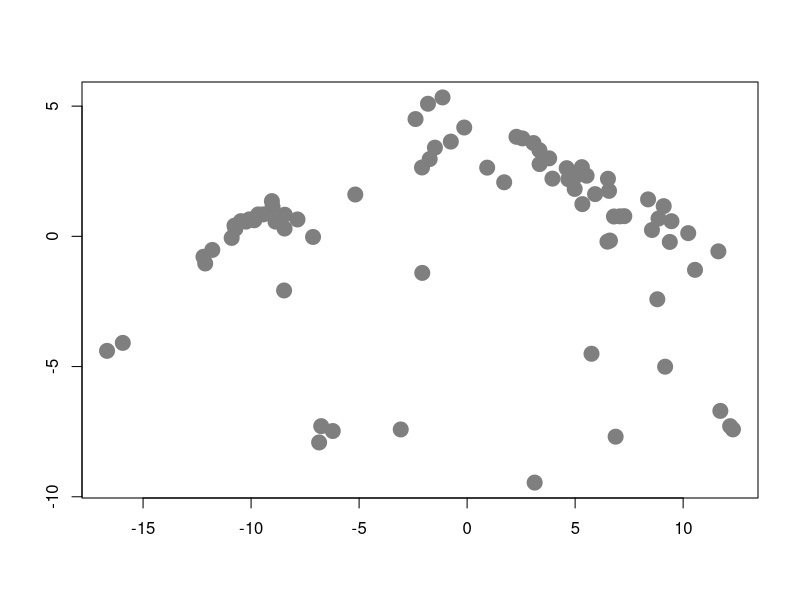
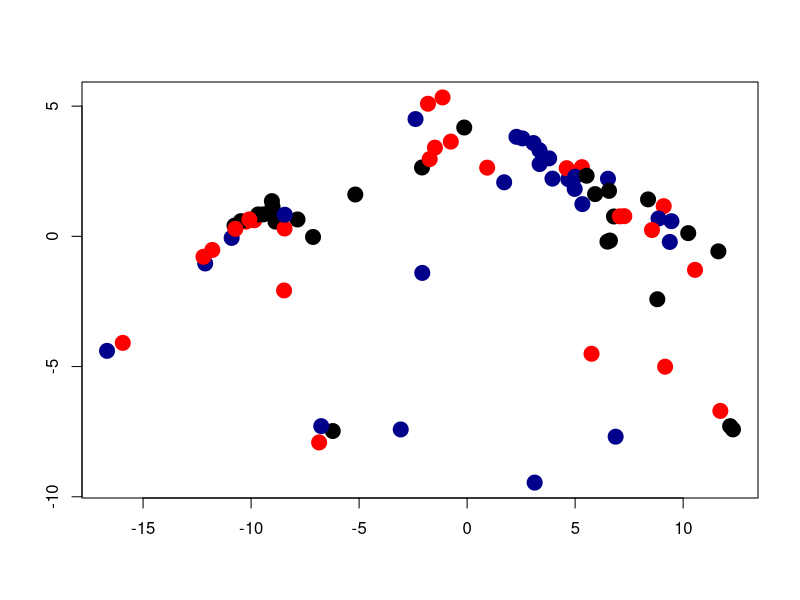
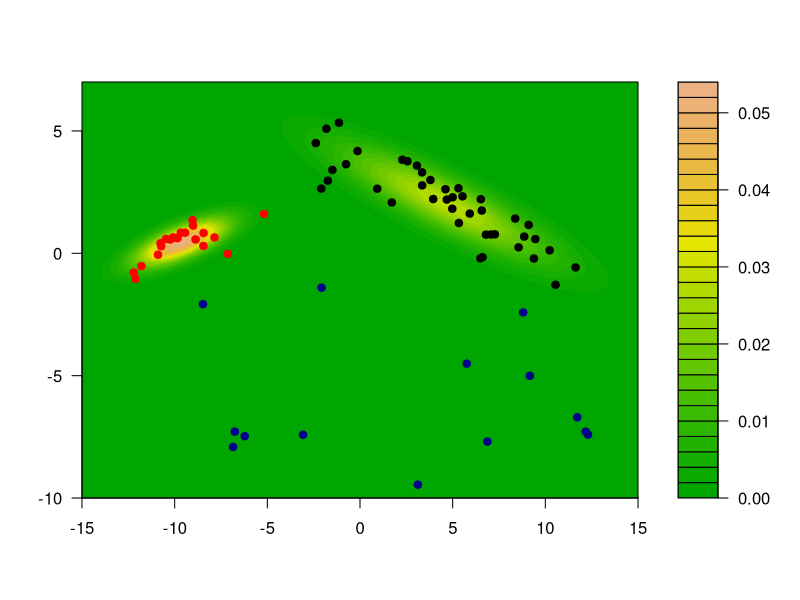
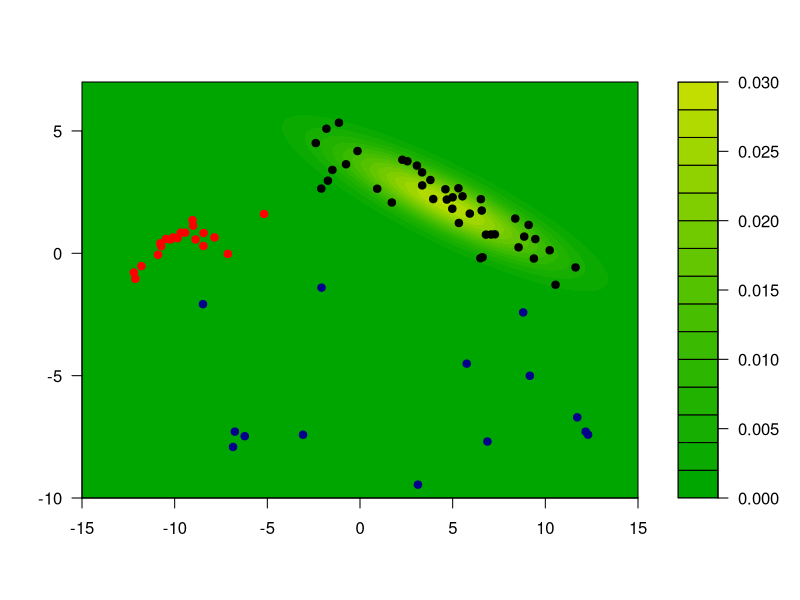
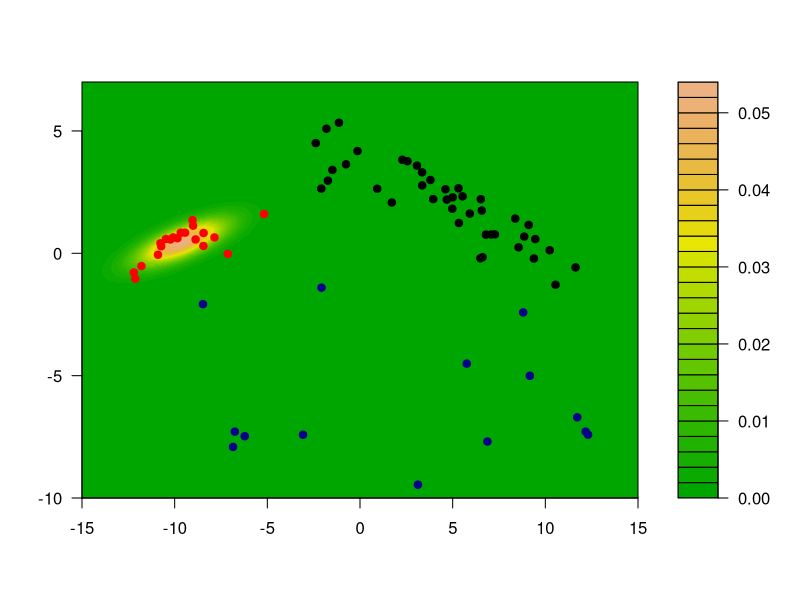
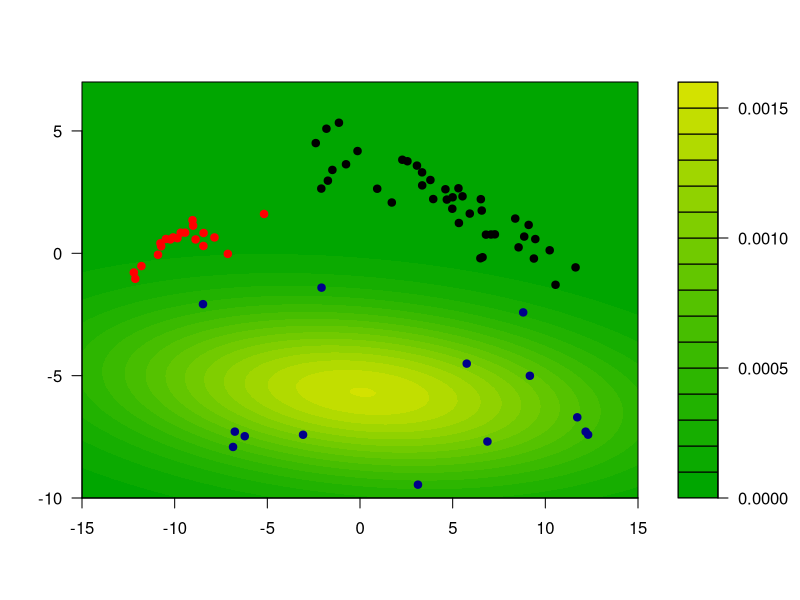
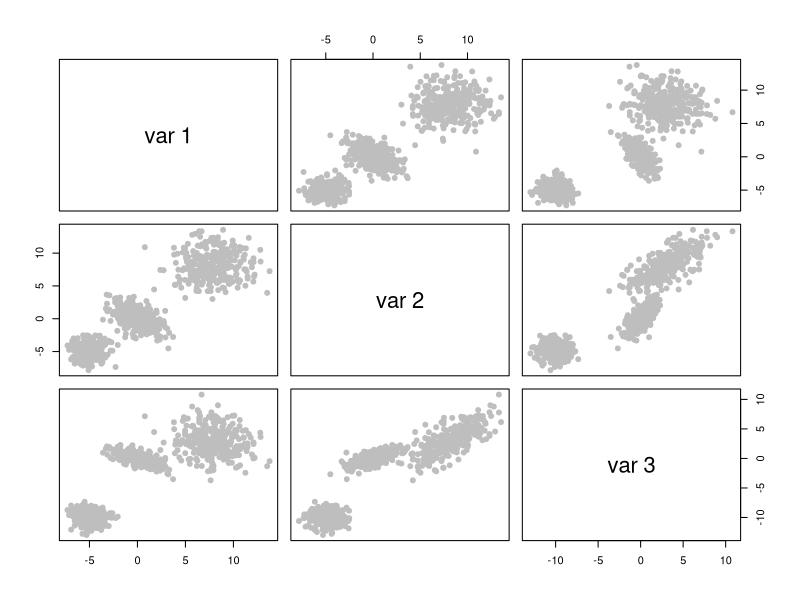
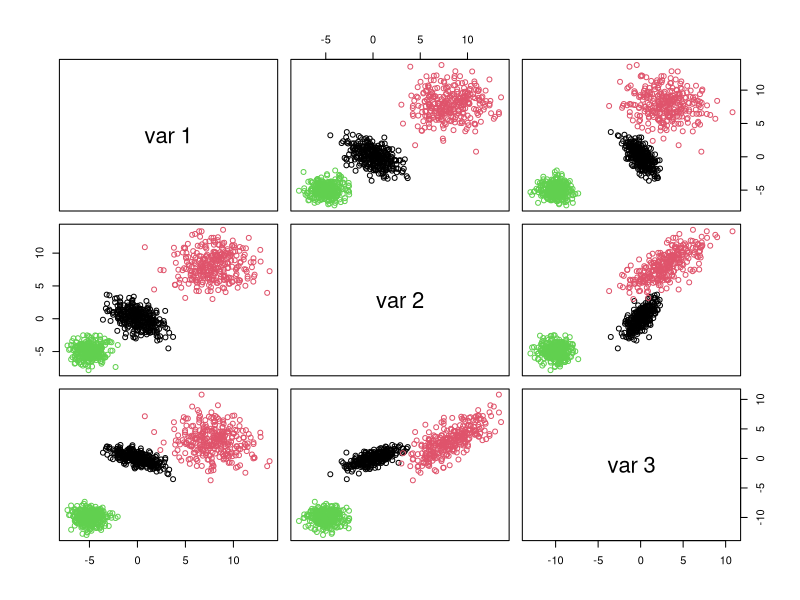

These charts were generated, in order, by the following R code:
## ---- chunk 1
knitr::opts_chunk$set(echo = TRUE, fig.width=6, fig.height=6,  
                      warning=FALSE, message=FALSE) #, eval = FALSE)
## ---- chunk 2
X <- read.table(file='../Lecture20/unvotes.csv', sep=',', row.names=1, header=TRUE)
# Compute pairwise distances and use MDS
dd <- dist(t(X))
tmp <- cmdscale(dd, k = 2)
## ---- chunk 3
plot(tmp, pch=19, col='gray50', cex=2, xlab='', ylab='')
## ---- chunk 4
k <- 3
n <- nrow(tmp)
set.seed(123456)
b <- sample( (1:n) %% k + 1 )
gammas <- matrix(0, n, k)
for(j in 1:k) gammas[b==j, j] <- 1
pis <- colSums(gammas) / n
mus <- sigmas <- vector('list', k)
for(j in 1:k) {
  mus[[j]] <- colSums( tmp * gammas[, j] ) / sum(gammas[, j])
  sigmas[[j]] <- t(tmp * gammas[, j]) %*% tmp / sum(gammas[, j])
}
## ---- chunk 5
plot(tmp[,1], tmp[,2], pch=19, cex=2, col=c('black', 'red', 'darkblue')[b], xlab='', ylab='')
## ---- chunk 6
library(mvtnorm)
niter <- 120
for(i in 1:niter) {
  # E step
  # compute posterior probabilites f(x_i, \theta^k)
  for(j in 1:k) gammas[,j] <- apply(tmp, 1, dmvnorm, mean=mus[[j]], sigma=sigmas[[j]])
  # multiply by probs of each class
  # f(x_i, \theta^k) * pi_k
  gammas <- gammas %*% diag(pis)
  # standardize: f(x_i, \theta^k) * pi_k / [ sum_s { f(x_i, \theta^s) * pi_s } ]
  gammas <- gammas / rowSums(gammas)
  # M step
  # the maximizers of the expected likelihood have
  # a closed form in the Gaussian case, they are 
  # just weighted means and covariance matrices
  for(j in 1:k) {
    mus[[j]] <- colSums( tmp * gammas[, j]) / sum(gammas[, j])
    tmp2 <- scale(tmp, scale=FALSE, center=mus[[j]])
    sigmas[[j]] <- t(tmp2 * gammas[, j]) %*% tmp2 / sum(gammas[, j])
  }
  # update pi's
  pis <- colSums(gammas) / n # n = sum(colSums(gammas))
}
## ---- chunk 7
# estimated groups 
emlab <- apply(gammas, 1, which.max)
# build a 100 x 100 grid
ngr <- 100
x1 <- seq(-15, 15, length=ngr)
x2 <- seq(-10, 7, length=ngr)
xx <- expand.grid(x1, x2)
# evaluate each density component on each grid point
m <- matrix(NA, ngr*ngr, k)
for(j in 1:k) m[,j] <- apply(xx, 1, dmvnorm, mean=mus[[j]], sigma=sigmas[[j]])
# apply weights
mm <- m %*% pis # apply(m, 1, max)
filled.contour(x1, x2, matrix(mm, ngr, ngr), col=terrain.colors(35),
               xlab='', ylab='',
               panel.last={
               points(tmp[,1], tmp[,2], pch=19, cex=1, col=c('black', 'red', 'darkblue')[emlab])
               }
               )
## ---- chunk 8
m2 <- m %*% diag(pis)
for(j in 1:k) 
  filled.contour(x1, x2, matrix(m2[,j], ngr, ngr), col=terrain.colors(35), xlab='', ylab='',
                 panel.last={
                   points(tmp[,1], tmp[,2], pch=19, cex=1, col=c('black', 'red', 'darkblue')[emlab])
                 }
  )
## ---- chunk 9
# sample size
n <- 300

# covariance matrices for two of the groups
s1 <- matrix(c(2, -1, -1, -1, 2, 1, -1, 1, 1), ncol=3, byrow=TRUE)
s2 <- matrix(c(4, 0, -1, 0, 4, 3, -1, 3, 5), ncol=3, byrow=TRUE)
s1.sqrt <- chol(s1)
s2.sqrt <- chol(s2)

# easy case, well separated groups
set.seed(31)
x1 <- matrix( rnorm(n*3), n, 3) %*% s1.sqrt
mu2 <- c(8, 8, 3)
x2 <- scale( matrix(rnorm(n*3), n, 3) %*% s2.sqrt, center=-mu2, scale=FALSE)
mu3 <- c(-5, -5, -10)
x3 <- scale( matrix(rnorm(n*3), n, 3), center=-mu3, scale=FALSE)
x <- rbind(x1, x2, x3)
## ---- chunk 10
pairs(x, col='gray', pch=19)
## ---- chunk 11
library(mclust)
# select the number of clusters using likelihood-base criterion
m <- Mclust(x)
# show the data, color-coded according to the groups found
pairs(x, col=m$class)
## ---- chunk 12
set.seed(31)
x1 <- matrix(rexp(n*3, rate=.2), n, 3)
mu2 <- c(10, 20, 20)
x2 <- scale( matrix(runif(n*3, min=-6, max=6), n, 3), center=-mu2, scale=FALSE)
mu3 <- c(-5, -5, -5)
x3 <- scale( matrix(rnorm(n*3, sd=3), n, 3), center=-mu3, scale=FALSE)
x.3 <- rbind(x1, x2, x3)

# run model-based clustering,
# select the number of clusters using likelihood-base criterion
m3 <- Mclust(x.3)

# show the data, colors according to groups found
pairs(x.3, col=m3$class)
## ---- chunk 13
plot(m3$BIC[,6], type='b', xlab='K', ylab='BIC', lwd=2, pch=19)
## ---- chunk 14
# run k-means with k = 2, 2, ..., 10
# to try to identify how many clusters are present
m3.l <- vector('list',10)
ss <- rep(0,10)
for(i in 2:10)
  ss[i] <- sum( ( m3.l[[i]] <- kmeans(x.3, centers=i, nstart=500) )$within )
plot(2:10, ss[-1], xlab='K', ylab='W_k', type='b', lwd=2, pch=19)
## ---- chunk 15
pairs(x.3, col=m3.l[[3]]$cluster)
## ---- chunk 16
m3.3 <- Mclust(x.3, G=3)
pairs(x.3, col=m3.3$class)
## ---- chunk 17
set.seed(31)
x1 <- matrix( rnorm(n*3,  mean=3), n, 3) %*% s1.sqrt
mu2 <- c(8, 8, 3)
x2 <- scale( matrix(rnorm(n*3), n, 3) %*% s2.sqrt, center=-mu2, scale=FALSE)
mu3 <- c(6, 6, -10)
x3 <- scale( matrix(rnorm(n*3), n, 3), center=-mu3, scale=FALSE)
x <- rbind(x1, x2, x3)
# non-normal "noise" features
x.4 <- cbind(x, matrix(runif(900*3, min=-15, max=15), 900, 3))
# normal "noise" features
x.5 <- cbind(x, matrix(rnorm(900*3, sd=10), 900, 3))
## ---- chunk 18
m4 <- Mclust(x.4)
m5 <- Mclust(x.5)
## ---- chunk 19
pairs(x.4[,1:3], col=m4$class, pch=19)
## ---- chunk 20
pairs(x.5[,1:3], col=m5$class, pch=19)
## ---- chunk 21
m4.3 <- Mclust(x.4, G=3)
m5.3 <- Mclust(x.5, G=3)
# it works well
pairs(x.4[,1:3], col=m4.3$class, pch=19)
pairs(x.5[,1:3], col=m5.3$class, pch=19)
## ---- chunk 22
m4.l <- vector('list',10)
ss <- rep(0,10)
for(i in 2:10)
  ss[i] <- sum( ( m4.l[[i]] <- kmeans(x.4, centers=i, nstart=100, iter.max=20) )$within )
plot(2:10, ss[-1], xlab='K', ylab='W_k', type='b', lwd=2, pch=19)
## ---- chunk 23
m5.l <- vector('list',10)
ss <- rep(0,10)
for(i in 2:10)
  ss[i] <- sum( ( m5.l[[i]] <- kmeans(x.5, centers=i, nstart=100, iter.max=20) )$within )
plot(2:10, ss[-1], xlab='K', ylab='W_k', type='b', lwd=2, pch=19)
## ---- chunk 24
pairs(x.4[,1:3], col=m4.l[[3]]$cluster, pch=19)
pairs(x.5[,1:3], col=m5.l[[3]]$cluster, pch=19)
